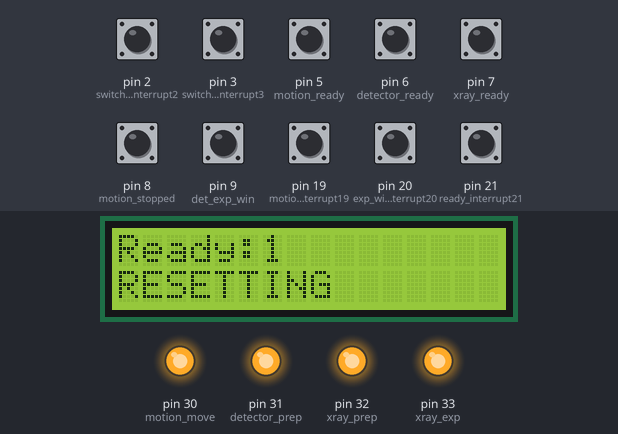
Recording of a sketch running on a simulated Arduino Mega 2560, built with avr-gcc and run on an emulated ATmega2560. Shown: 16×2 character LCD, output pins drawn as LEDs (lit = HIGH). The inputs (shaded band) are chosen by the test bench; at power-on: pin 2 (switch_expose_interrupt2), pin 3 (switch_prep_interrupt3), pin 5 (motion_ready), pin 6 (detector_ready), pin 7 (xray_ready), pin 8 (motion_stopped), pin 9 (det_exp_win), pin 19 (motion_stop_interrupt19), pin 20 (exp_win_interrupt20), pin 21 (ready_interrupt21) HIGH. What the sketch prints to the serial monitor is not drawn.

Above: at 1.3 s.
1.4 s: pin 3 (switch_prep_interrupt3) pulled LOW for 2.15 s
At 2.7 s:
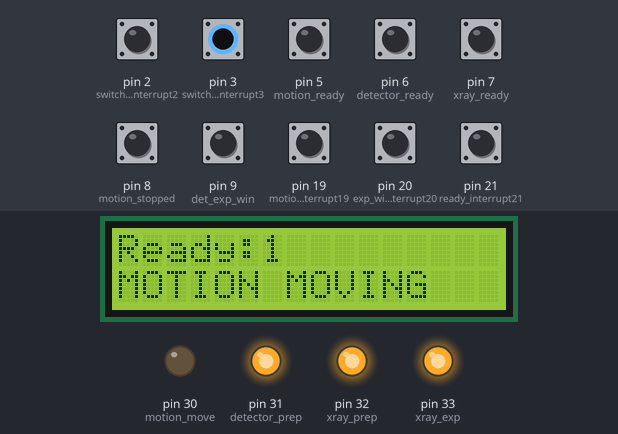
5.2 s: pin 21 (ready_interrupt21) pulled LOW for 2.15 s
At 7.6 s:
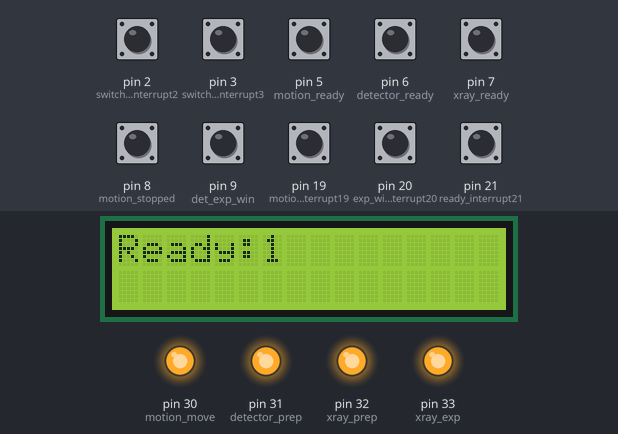
19.6 s: pin 21 (ready_interrupt21) pulled LOW for 2.15 s
At 19.9 s:
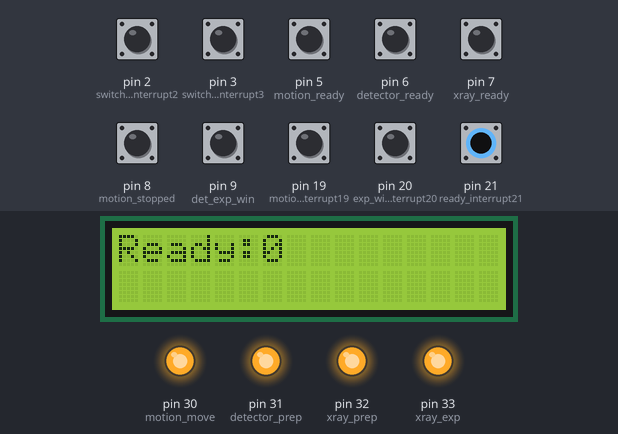
Timing chart, 0 to 22.6 s (numbered marks = the images above; inputs shaded):
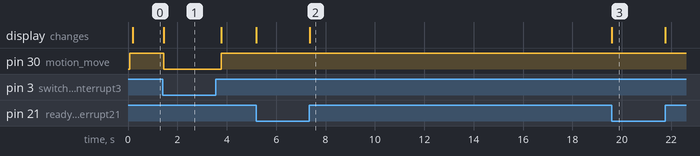

The sketch:

simulator.ino
```cpp
// NOTE: switch prep is ON when status=0 (active=0, inactive=1)
// NOTE: switch expose is a toggle switch (active=1, inactive=0)

// interrupt inputs
const byte ready_interrupt21 = 21;
const byte switch_prep_interrupt3 = 3;
const byte switch_expose_interrupt2 = 2;
const byte exp_win_interrupt20 = 20;
const byte motion_stop_interrupt19 = 19;

// digital inputs
const byte motion_ready = 5;
const byte detector_ready = 6;
const byte xray_ready = 7;
const byte motion_stopped = 8;
const byte det_exp_win = 9;

// digital outputs
const byte motion_move = 30;
const byte detector_prep = 31;
const byte xray_prep = 32;
const byte xray_exp = 33;

// counting
static int counter = 0;
static int maxCount = 15; // 2D MODE = 1, TOMO MODE = 15

// debouncing
unsigned long lastDebounceTime = 0;  // the last time the output pin was toggled
unsigned long debounceDelay = 50;    // the debounce time; increase if the output flickers


// flag to keep track of whether it is the first acqusition or not
static bool seen_motion_stopped = false;

// include the library code:
#include <LiquidCrystal.h>

// initialize the library with the numbers of the interface pins
LiquidCrystal lcd(42, 43, 44, 45, 46, 47);


void setup() {
  Serial.begin(9600);

  // set up the LCD's number of columns and rows:
  lcd.begin(16, 2);
  // Print a message to the LCD.
  lcd.print("Ready:");

  // all input pins
  pinMode(ready_interrupt21, INPUT_PULLUP);
  pinMode(switch_prep_interrupt3, INPUT_PULLUP);
  pinMode(switch_expose_interrupt2, INPUT_PULLUP);
  pinMode(motion_ready, INPUT_PULLUP);
  pinMode(detector_ready, INPUT_PULLUP);
  pinMode(xray_ready, INPUT_PULLUP);
  pinMode(exp_win_interrupt20, INPUT_PULLUP);
  pinMode(motion_stopped, INPUT_PULLUP);
  pinMode(det_exp_win, INPUT_PULLUP);
  pinMode(motion_stop_interrupt19, INPUT_PULLUP);

  // all interrupt pins
  attachInterrupt(digitalPinToInterrupt(ready_interrupt21), combined_ready, CHANGE);
  attachInterrupt(digitalPinToInterrupt(switch_prep_interrupt3), switch_prep, CHANGE);
  attachInterrupt(digitalPinToInterrupt(motion_stop_interrupt19), motion_stop_action, RISING);

  attachInterrupt(digitalPinToInterrupt(switch_expose_interrupt2), switch_expose, CHANGE);
  attachInterrupt(digitalPinToInterrupt(exp_win_interrupt20), exp_win_action, CHANGE);

  // all output pins
  pinMode(detector_prep, OUTPUT);
  pinMode(motion_move, OUTPUT);
  pinMode(xray_prep, OUTPUT);
  pinMode(xray_exp, OUTPUT);

  // write to output pins
  digitalWrite(motion_move, HIGH);
  digitalWrite(detector_prep, HIGH);
  digitalWrite(xray_prep, HIGH);
  digitalWrite(xray_exp, HIGH);

  restart();
}

void loop() {
//  Serial.println(digitalRead(switch_prep_interrupt3));
//    Serial.println("----------------------------------------");
//    Serial.print("Ready: ");
//    Serial.println(digitalRead(ready_interrupt21));
//    Serial.print("Switches: ");
//    Serial.print(digitalRead(switch_prep_interrupt3));
//    Serial.println(digitalRead(switch_expose_interrupt2));
//    Serial.print("Motion Ready: ");
//    Serial.println(digitalRead(motion_ready));
//    Serial.print("Det Ready: ");
//    Serial.println(digitalRead(detector_ready));
//    Serial.print("X-Ray Ready: ");
//    Serial.println(digitalRead(xray_ready));
//    Serial.print("Motion Stopped: ");
//    Serial.println(digitalRead(motion_stopped));
//    Serial.print("Det Exp Win: ");
//    Serial.println(digitalRead(det_exp_win));
//    //    Serial.print("AND: ");
//    //    Serial.println(digitalRead(motion_stop_exp_win_interrupt20));
//    //    Serial.print("X-Ray Exposed: ");
//    //    Serial.println(digitalRead(xray_exposed_interrupt19));
    lcd.setCursor(6, 0);
    lcd.print(digitalRead(ready_interrupt21));
    delay(2000);
}

void combined_ready() {
  // debounce
  if ((millis() - lastDebounceTime) < debounceDelay) {
    return;
  }
  lastDebounceTime = millis();

  // read from inputs
  bool ready_status = digitalRead(ready_interrupt21);
  bool motion_ready_status = digitalRead(motion_ready);
  bool detector_ready_status = digitalRead(detector_ready);
  bool xray_ready_status = digitalRead(xray_ready);
  Serial.print("Ready status:");
  Serial.println(ready_status);

  // print to lcd
  lcd.setCursor(6, 0);
  lcd.print(digitalRead(ready_interrupt21));

  // System is ready
  if (ready_status) {
    Serial.println("Ready = TRUE");
    lcd.setCursor(8, 0);
    lcd.print(" ");
    lcd.setCursor(0, 1);
    lcd.print("                ");

    // initiate detector and xray on 2nd and further exposures if ready
    // and the switch is pressed down
    bool switch_prep_status = digitalRead(switch_prep_interrupt3);
    bool switch_expose_status = digitalRead(switch_expose_interrupt2);
    Serial.print("Counter:");
    Serial.println(counter);
    Serial.print("Inverted switch prep status:");
    Serial.println(!switch_prep_status);
    Serial.print("Switch expose");
    Serial.println(switch_expose_status);
    if (counter > 0 && !switch_prep_status) {
      Serial.println("writing to detector");
      lcd.setCursor(0, 1);
      lcd.print("DET PREPPING    ");
      digitalWrite(detector_prep, LOW);


      // check if expose is on, and if so, also write to xray prep
      if (switch_expose_status) {
        Serial.println("WRITING xray prep");
        digitalWrite(xray_prep, LOW);
        lcd.setCursor(0, 1);
        lcd.print("XRAY PREPPING   ");
      }

    }


  } else {
    // System is not ready
  }

}

void switch_prep() {
  // debounce
  if ((millis() - lastDebounceTime) < debounceDelay) {
    return;
  }
  lastDebounceTime = millis();


  Serial.print("Received SWITCH PREP Signal:");


  // TODO: account for lag in switch prep signal
  Serial.println("**************");
  for (int i = 0; i < 100; i++) {
    //Serial.println(digitalRead(switch_prep_interrupt3));
    digitalRead(switch_prep_interrupt3);
  }
  Serial.println("**************");

  // read from inputs
  bool switch_prep_status = digitalRead(switch_prep_interrupt3);
  bool ready_status = digitalRead(ready_interrupt21);
  Serial.print("Switch Prep status:");
  Serial.println(switch_prep_status);

  // check that it is ready
  if (ready_status & !switch_prep_status) {
    Serial.println("WRITING motion move");
    lcd.setCursor(0, 1);
    lcd.print("MOTION MOVING   ");
    digitalWrite(motion_move, LOW);

  // switch prep was released -> restart
  } else {
    restart();
  }
}

void motion_stop_action() {
  // debounce
  if ((millis() - lastDebounceTime) < debounceDelay) {
    return;
  }
  lastDebounceTime = millis();


  // read from inputs
  bool motion_stopped_status = digitalRead(motion_stop_interrupt19);
  bool switch_prep_status = digitalRead(switch_prep_interrupt3);
  bool ready_status = digitalRead(ready_interrupt21);
  bool switch_expose_status = digitalRead(switch_expose_interrupt2);

  // turn off motion move once stop signal received
  if (motion_stopped_status) {
    Serial.print("Received MOTION STOPPED Signal:");
    Serial.println(motion_stopped_status);
    // turn off motion move
    digitalWrite(motion_move, HIGH);
  }

  // check that motion is stopped and on first movement, initiate detector
  if (motion_stopped_status && !seen_motion_stopped) {

    seen_motion_stopped = true;

//    Serial.print(counter);
//    Serial.print(switch_prep_status);
//    Serial.println(ready_status);

    // on the first motion movement, write to detector
    if (counter == 0 && !switch_prep_status && ready_status) {
      Serial.println("writing to detector");
      lcd.setCursor(0, 1);
      lcd.print("DET PREPPING    ");
      digitalWrite(detector_prep, LOW);

      // check if expose is on, and if so, also write to xray prep
      Serial.print("Switch expose status:");
      Serial.println(switch_expose_status);
      if (switch_expose_status) {
        Serial.println("WRITING xray prep");
        digitalWrite(xray_prep, LOW);
        lcd.setCursor(0, 1);
        lcd.print("XRAY PREPPING   ");
      }
    }
  }


}

void switch_expose() {
  // debounce
  if ((millis() - lastDebounceTime) < debounceDelay) {
    return;
  }
  lastDebounceTime = millis();

  bool switch_expose_status = digitalRead(switch_expose_interrupt2);

  Serial.println("************************");
  Serial.print("Received SWITCH EXPOSE Signal:");
  Serial.println(switch_expose_status);
}

void exp_win_action() {
  // debounce
  if ((millis() - lastDebounceTime) < debounceDelay) {
    return;
  }
  lastDebounceTime = millis();

  Serial.print("Received DET EXP WIN Signal:");

  // read from inputs
  bool exp_win_status = digitalRead(exp_win_interrupt20);
  bool switch_prep_status = digitalRead(switch_prep_interrupt3);
  bool ready_status = digitalRead(ready_interrupt21);
  bool switch_expose_status = digitalRead(switch_expose_interrupt2);

  // detector exposure window is active and switch expose is pressed -> activate xray exposure
  Serial.print("Switch expose status:");
  Serial.println(switch_expose_status);
  if (exp_win_status && ready_status && !switch_prep_status && switch_expose_status) {
    Serial.println("Writing to xray expose");
    digitalWrite(xray_exp, LOW);
    lcd.setCursor(0, 1);
    lcd.print("DET EXPOSING     ");
  }

  // detector exposure window ends
  if (!exp_win_status && ready_status && !switch_prep_status) {

    // turn off xray exposure
    Serial.println("Turn off detector and xray");
    digitalWrite(xray_exp, HIGH);
    digitalWrite(xray_prep, HIGH);
    digitalWrite(detector_prep, HIGH);

    // increment counter
    counter = counter + 1;
    if (counter >= maxCount) {
      Serial.println("----------------FINISHED----------------");
      lcd.setCursor(0, 1);
      lcd.print("FINISHED        ");
      Serial.println("WRITING motion move"); // returns to home
      digitalWrite(motion_move, LOW);
      delayMicroseconds(1000);
      restart();
    } else {
      Serial.println("Beginning next sequence once detector is ready");
      Serial.println("writing motion move");
      digitalWrite(motion_move, LOW);
    }

  }

}

void restart() {
  // print status
  Serial.println("************************");
  Serial.println("RESETTING: Turn OFF All Switches");
  Serial.println("************************");
  Serial.print("Ready: ");
  Serial.println(digitalRead(ready_interrupt21));
  Serial.print("Switches: ");
  Serial.print(digitalRead(switch_prep_interrupt3));
  Serial.println(digitalRead(switch_expose_interrupt2));
  Serial.print("Motion Ready: ");
  Serial.println(digitalRead(motion_ready));
  Serial.print("Det Ready: ");
  Serial.println(digitalRead(detector_ready));
  Serial.print("X-Ray Ready: ");
  Serial.println(digitalRead(xray_ready));
  Serial.print("Motion Stopped: ");
  Serial.println(digitalRead(motion_stopped));
  Serial.print("Det Exp Win: ");
  Serial.println(digitalRead(det_exp_win));
  //  Serial.print("AND: ");
  //  Serial.println(digitalRead(motion_stop_exp_win_interrupt20));
  //  Serial.print("X-Ray Exposed: ");
  //  Serial.println(digitalRead(xray_exposed_interrupt19));

  lcd.setCursor(0, 1);
  lcd.print("RESETTING       ");

  // write to output pins
  digitalWrite(motion_move, HIGH);
  digitalWrite(detector_prep, HIGH);
  digitalWrite(xray_prep, HIGH);
  digitalWrite(xray_exp, HIGH);

  counter = 0;
  seen_motion_stopped = false;
}
```

Measured:
- after the input at 1.4 s, pin 30 (motion_move): HIGH → LOW at once, → HIGH 2.3 s later; the display: changes at once (image 1)
- after the input at 5.2 s, the display: first changes at once (image 2 shows a later state)
- after the input at 19.6 s, the display: changes at once (image 3)
